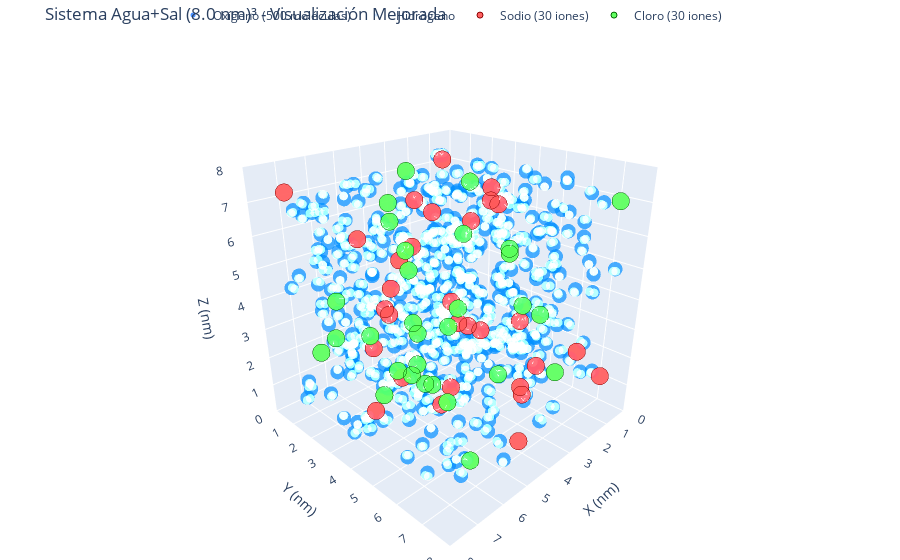

Notebook code cell kept with this figure:
### Code cell
from openmm.app import *
from openmm import *
from openmm.unit import *
from openmm.app import PDBFile
import numpy as np
import plotly.graph_objects as go
import random

# =============================================
# 1. Configuración del sistema
# =============================================
box_size = 8.0  # Tamaño de la caja en nm (reducido para mejor visualización)
n_water = 500   # Número de moléculas de agua
n_ions = 30     # Número de iones Na+ y Cl-

print(f"Creando sistema con {n_water} moléculas de agua y {n_ions*2} iones...")

# =============================================
# 2. Generación del sistema con estructura realista del agua
# =============================================
topology = Topology()
positions = []

# Geometría de la molécula de agua (ángulo y distancias realistas)
angle = 104.5 * np.pi / 180  # Ángulo H-O-H en radianes
d_OH = 0.096  # nm (distancia O-H)

for i in range(n_water):
    # Posición central del oxígeno
    pos_O = np.random.uniform(0.5, box_size-0.5, 3)
    
    # Posiciones de los hidrógenos
    phi = random.uniform(0, 2*np.pi)
    theta = random.uniform(0, np.pi)
    
    pos_H1 = pos_O + d_OH * np.array([
        np.sin(theta) * np.cos(phi),
        np.sin(theta) * np.sin(phi),
        np.cos(theta)
    ])
    
    pos_H2 = pos_O + d_OH * np.array([
        np.sin(theta) * np.cos(phi + angle),
        np.sin(theta) * np.sin(phi + angle),
        np.cos(theta)
    ])
    
    # Añadir a la topología
    chain = topology.addChain()
    res = topology.addResidue("HOH", chain)
    topology.addAtom("O", Element.getBySymbol("O"), res)
    topology.addAtom("H1", Element.getBySymbol("H"), res)
    topology.addAtom("H2", Element.getBySymbol("H"), res)
    
    positions.extend([pos_O, pos_H1, pos_H2])

# Añadir iones con distribución uniforme
ion_positions = []
min_distance = 0.6  # Distancia mínima entre iones

for _ in range(n_ions*2):
    while True:
        new_pos = np.random.uniform(0.5, box_size-0.5, 3)
        # Verificar distancia con otros iones
        if all(np.linalg.norm(new_pos - existing) > min_distance for existing in ion_positions):
            ion_positions.append(new_pos)
            break

# Añadir Na+ y Cl- a la topología
for i in range(n_ions):
    # Na+
    chain = topology.addChain()
    res = topology.addResidue("NA", chain)
    topology.addAtom("NA", Element.getBySymbol("Na"), res)
    positions.append(ion_positions[i])
    
    # Cl-
    chain = topology.addChain()
    res = topology.addResidue("CL", chain)
    topology.addAtom("CL", Element.getBySymbol("Cl"), res)
    positions.append(ion_positions[n_ions+i])

# =============================================
# 3. Visualización mejorada
# =============================================
print("Preparando visualización profesional...")

# Convertir a array numpy
positions = np.array(positions)
elements = np.array([atom.element.symbol for atom in topology.atoms()])

# Filtrar posiciones
is_water_O = (elements == 'O')
is_water_H = (elements == 'H')
is_na = (elements == 'Na')
is_cl = (elements == 'Cl')

# Crear figura
fig = go.Figure()

# Moléculas de agua - Representación mejorada
fig.add_trace(go.Scatter3d(
    x=positions[is_water_O, 0], 
    y=positions[is_water_O, 1], 
    z=positions[is_water_O, 2],
    mode='markers',
    marker=dict(
        size=5,  # Tamaño aumentado
        color='rgba(0, 100, 255, 0.7)',  # Azul más intenso
        line=dict(width=0)
    ),
    name=f'Oxígeno ({n_water} moléculas)'
))

# Hidrógenos visibles pero discretos
fig.add_trace(go.Scatter3d(
    x=positions[is_water_H, 0], 
    y=positions[is_water_H, 1], 
    z=positions[is_water_H, 2],
    mode='markers',
    marker=dict(
        size=3,
        color='rgba(150, 200, 255, 0.5)',  # Azul claro
        line=dict(width=0)
    ),
    name='Hidrógeno',
    hoverinfo='skip'
))

# Iones Na+ (tamaño moderado)
fig.add_trace(go.Scatter3d(
    x=positions[is_na, 0], 
    y=positions[is_na, 1], 
    z=positions[is_na, 2],
    mode='markers',
    marker=dict(
        size=6,  # Tamaño ligeramente mayor que el oxígeno
        color='rgba(255, 80, 80, 0.9)',  # Rojo intenso
        line=dict(width=1, color='darkred')
    ),
    name=f'Sodio ({n_ions} iones)'
))

# Iones Cl- (tamaño moderado)
fig.add_trace(go.Scatter3d(
    x=positions[is_cl, 0], 
    y=positions[is_cl, 1], 
    z=positions[is_cl, 2],
    mode='markers',
    marker=dict(
        size=6,  # Mismo tamaño que Na+
        color='rgba(80, 255, 80, 0.9)',  # Verde intenso
        line=dict(width=1, color='darkgreen')
    ),
    name=f'Cloro ({n_ions} iones)'
))

# Líneas que unen los átomos en las moléculas de agua (para mejor visualización)
for i in range(n_water):
    o_idx = i*3
    h1_idx = o_idx + 1
    h2_idx = o_idx + 2
    
    fig.add_trace(go.Scatter3d(
        x=[positions[o_idx, 0], positions[h1_idx, 0], positions[o_idx, 0], positions[h2_idx, 0]],
        y=[positions[o_idx, 1], positions[h1_idx, 1], positions[o_idx, 1], positions[h2_idx, 1]],
        z=[positions[o_idx, 2], positions[h1_idx, 2], positions[o_idx, 2], positions[h2_idx, 2]],
        mode='lines',
        line=dict(width=1, color='rgba(150, 200, 255, 0.3)'),
        hoverinfo='skip',
        showlegend=False
    ))

# Ajustes finales
fig.update_layout(
    title=f"Sistema Agua+Sal ({box_size} nm)³ - Visualización Mejorada",
    scene=dict(
        xaxis=dict(title='X (nm)', range=[0, box_size]),
        yaxis=dict(title='Y (nm)', range=[0, box_size]),
        zaxis=dict(title='Z (nm)', range=[0, box_size]),
        aspectmode='cube',
        camera=dict(
            eye=dict(x=1.5, y=1.5, z=1.0),  # Vista perspectiva mejorada
            up=dict(x=0, y=0, z=1)
        ),
        bgcolor='rgba(0,0,0,0)'  # Fondo transparente
    ),
    legend=dict(
        orientation="h",
        yanchor="bottom",
        y=1.02,
        xanchor="center",
        x=0.5,
        font=dict(size=12)
    ),
    margin=dict(l=0, r=0, b=0, t=40),
    paper_bgcolor='white'
)

print("¡Visualización lista! Puedes interactuar con la figura:")
print("- Usa el mouse para rotar la vista")
print("- Scroll para hacer zoom")
print("- Doble click para resetear la vista")
fig.show()
